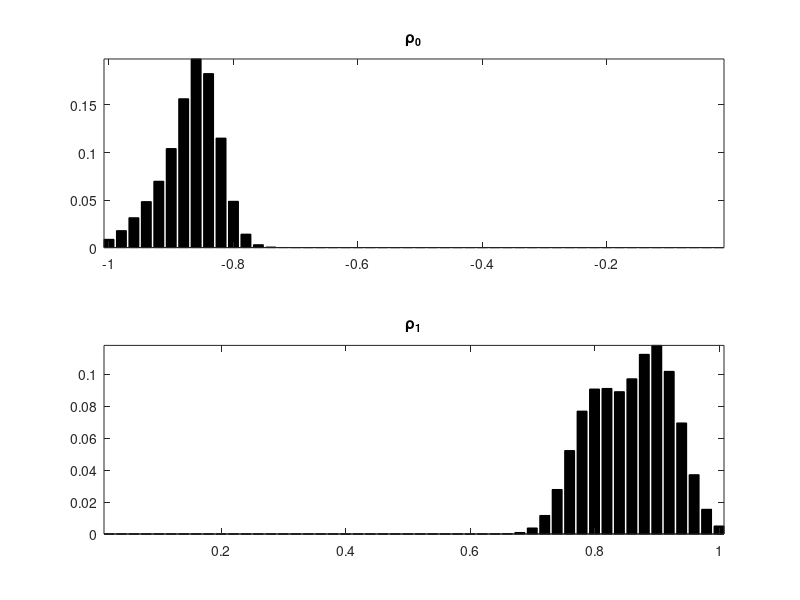

The MATLAB script that drew this image: (Note: this script raises an error after producing the figure.)
%% Generalized multimarginal problem: Guaasian Case
%% Consider the Generalized multimarginal problem, in which we now have two 
%% (or even more) toll placed at location, say x_{0} and y_{0}. The time 
%% variable now becomes t_{1} and t_{2} which is the moments of the particles 
%% throught the first and the second toll. The cost matrix is defined as follows:
% C_{x,y,t1,t2} = (x-x_{0})^{2}/t_1 + (y_{0}-x_{0})^{2}/t_2 +
% (y-y_{0})^{2}/(T-t_1-t_2)

% In the experiment, we set T=1, x_{0} = -0.2, y_{0} = 0.2;

clear all
clc


n1 = 50;  % (not exceed 1000)
n2 = 50;  % (not exceed 1000)

x = (0:n1-1)'/n1-1; % x \in [-1,0]
y = (1:n2)'/n2;     % y \in [ 0,1]

% Useful functions 
normalize = @(a)a/sum(a(:));                           % Normalization function 
Gaussian = @(x,t0,sigma)exp( -(x-t0).^2/(2*sigma^2) ); % Gaussian distribution generator

sigma1 = .02; sigma2 = .03; sigma3 = .04; sigma4 = .05;
% Marginal p
% p = Gaussian(x,-.9,sigma1);
p = 2.*Gaussian(x, -.9,sigma4) + 5.*Gaussian(x, -.85,sigma2);
% Marginal q
q = 3.*Gaussian(y, .8,sigma3) + 4.*Gaussian(y, .9,sigma3);
% q = Gaussian(y, .2,sigma2) + Gaussian(y, .8,sigma3);


p = normalize(p);
q = normalize(q);

% Plot the two distributions p and q
figure(1)
subplot(2,1,1);
bar(x, p, 'k'); axis tight;
title('\rho_{0}')
subplot(2,1,2);
bar(y, q, 'k'); axis tight;
title('\rho_{1}')


%% Define the time t_{i} \in [0, T] (tk):
% Discretization of the time mariginal by nt (not exceed 500)
nt1 = 50;
nt2 = 50;
% Define the time interval [0,T], notice that T is not neccesary to be 1.
T = 1;
t1 = T*(1-0.01:nt1-0.01)'/nt1;
t2 = T*(1-0.015:nt2-0.015)'/nt2;

%% Define the cost function C(x,y,t):
[X,Y,T1,T2] = ndgrid(x,y,t1,t2);
Cpq = (X+0.3).^2./T1 + (Y-0.3).^2./(T-T2);
Ctt = (0.8).^2./(T2-T1);

Ctt(Ctt<=0) = 10e4;
C = Cpq+Ctt;

C(C==Inf) = 10e4;
C(isnan(C)) = 0;
%% CVX solver 
% The CVX solver: MOSEK needs to be installed. 
% The sum function in the CVX package do not support high dimension summation
% The capacity constraint should be larger than 1: cap*T/nt>1

% Define the capacity 
cap1 = 1.1;
cap2 = 1.1;
capacity1 = cap1*T/nt1;
capacity2 = cap2*T/nt2;

cvx_begin
cvx_solver mosek
cvx_precision best  % Options: low, medium, default, high, best
    variable Pi(n1,n2,nt1,nt2)
    variable rk1(nt1)
    variable rk2(nt2)
    minimize( sum(sum(sum(sum(C.*Pi)))) )
    subject to  
    % Define multi-marginal coupling counstraints:
    % 1.Marginal constraints on x coordinate
      squeeze( sum(sum(sum(permute(Pi,[2,3,4,1])))) ) == p;
    % 2.Marginal constraints on y coordinate   
      squeeze( sum(sum(sum(permute(Pi,[3,4,1,2])))) ) == q;
    % 3.Marinigal on t1-coordinate
      squeeze( sum(sum(sum(permute(Pi,[4,1,2,3])))) ) == rk1;
    % 4.Marinigal on t1-coordinate
      squeeze( sum(sum(sum(Pi))) ) == rk2; 
    % 4.Element-wise lower bound for \Pi
      Pi >= 0;
    % 5.Capacity/Toll constraints
        0 <= rk1 <= capacity1;    % r1_{k} with upperbound,
        %0 <= rk1;                  % r1_{k} without upperbound.
        0 <= rk2 <= capacity2;    % r2_{k} with upperbound,
        %0 <= rk2;                  % r2_{k} without upperbound.      
cvx_end


%% Constraints and Marginals checking
fprintf('Constraints deviation (should be 0):'); 
sum( squeeze( sum(sum(sum(permute(Pi,[2,3,4,1])))) ) - p )
sum( squeeze( sum(sum(sum(permute(Pi,[3,4,1,2])))) ) - q )
sum( squeeze( sum(sum(sum(permute(Pi,[4,1,2,3])))) )- rk1 )
sum( squeeze( sum(sum(sum(Pi))) ) - rk2 )

% Show that t marginal is a prbability measure
fprintf('Time marginals probability vector check (should be 1):'); 
sum(rk1)
sum(rk2)

%% testing t-marginals

figure()
subplot(2,1,1);
bar(t1,rk1,'k');
title('r1_{t}')
subplot(2,1,2);
bar(t2,rk2,'k');
title('r2_{t}')


%% Generate new coordinates for 3D plot
xx = x;
xy = zeros(size(xx));
xp = [xx,xy,p];

yy = y;
yx= ones(size(yy));
yq = [yy,yx,q];

toll_1_loc = -0.4;
toll_2_loc = 0.4;
ty1 = t1;
tx1 = (toll_1_loc).*ones(size(ty1));

ty2 = t2;
tx2 = (toll_2_loc).*ones(size(ty2));

%% figure: Line plot3
figure()
p1 = plot3(xx,xy,p,'LineWidth',2);
hold on
p2 = plot3(yy,yx,q,'LineWidth',2);
toll_1 = plot3(tx1,ty1,rk1,'LineWidth',1,'Color','k');
toll_2 = plot3(tx2,ty2,rk2,'LineWidth',1,'Color','k');

hold off
grid on
xlabel('Space')
ylabel('Time')
zlabel('Probability Density')
title('Two tolls')

%% Couplings 
pt1Coupling = squeeze(sum(Pi,[2,4]));
qt2Coupling = squeeze(sum(Pi,[1,3]));
tollCoupling = squeeze(sum(Pi,[1,2]));

figure()
p1 = plot3(xx(1:30),xy(1:30),p(1:30),'LineWidth',2,'Color','k');
hold on
p2 = plot3(yy(20:50),yx(20:50),q(20:50),'LineWidth',2,'Color','k');

toll_1 = plot3(tx1,ty1,rk1,'LineWidth',1,'Color','k');
toll_2 = plot3(tx2,ty2,rk2,'LineWidth',1,'Color','k');


[Ipt,Jp,~] = find(pt1Coupling);
for ipt=1:length(Ipt)
    pt_assignement = plot([xp(Ipt(ipt),1),tx1(Jp(ipt))],[xp(Ipt(ipt),2),ty1(Jp(ipt))],'LineWidth',3,'Color',[0.8 0.8 0.8]);
end

% qt Coupling (order fixed):
[Iqt,Jqt,~] = find(qt2Coupling);
for iqt=1:length(Iqt)
    qt_assignement = plot([yq(Iqt(iqt),1),tx2(Jqt(iqt))],[yq(Iqt(iqt),2),ty2(Jqt(iqt))],'LineWidth',3,'Color',[0.8 0.8 0.8]);
end

% tolls Coupling (order fixed):
[Itt,Jtt,~] = find(tollCoupling);
for iqt=1:length(Itt)
    qt_assignement = plot([tx1(Itt(iqt)),tx2(Jtt(iqt))],[ty1(Itt(iqt)),ty2(Jtt(iqt))],'LineWidth',3,'Color',[0.8 0.8 0.8]);
end

% t-axis plot
plot([toll_1_loc,toll_1_loc],[0,1],'LineWidth',2,'Color','k');
plot([toll_2_loc,toll_2_loc],[0,1],'LineWidth',2,'Color','k');

yarea1 = [.06 .06 .7 .72];
yarea2 = [.57 .6 .917 .917];
xarea1 = toll_1_loc*ones(size(yarea1));
xarea2 = toll_2_loc*ones(size(yarea2));
zarea1 = [0 capacity1 capacity1 0];
zarea2 = [0 capacity2 capacity2 0];

toll_1 = fill3(xarea1,yarea1,zarea1, [0.6350 0.0780 0.1840]);
toll_1.FaceAlpha = 0.7;
toll_2 = fill3(xarea2,yarea2,zarea2, [0 0.4470 0.7410]);
toll_2.FaceAlpha = 0.7;

ax = gca;
ax.FontSize = 13; 
hold off
xlabel('Space','FontSize',14)
ylabel('Time','FontSize',14)
zlabel('Density','FontSize',14)
view([-10 40])


%% %%%%%%%%%%%%%%%%%%%%%%%%%%%%%%%%%%%%%%%%%%%%%%%%%%%%%%%%%%%%%%%%%%%%%%%%
%% Plot x-t0 coupling and y-t1 coupling
pt0Coupling = squeeze(sum(Pi,[2,4]));
qt1Coupling = squeeze(sum(Pi,[1,3]));
pqCoupling  = squeeze(sum(Pi,[3,4]));


figure()
hold on 
area(x,-p);
plot(rk1,t1,'LineWidth',2);
% area(Dt',t0');
XX1 = [0 max(rk1) max(rk1) 0];
list1 = find(rk1==max(rk1));
list2 = find(rk1==0);
% YY1 = [0 t0(list1(1)) t0(list1(end)) t0(list2(1))];
% patch(XX1,YY1,[0.8500 0.3250 0.0980]);

% Coupling plot
[I,J] = find(pt0Coupling>0.000001);
 for i=1:length(I)
     pt_assignement = plot(x(I(i)),t1(J(i)),'o','Color','k','MarkerSize',...
     300*pt0Coupling(I(i),J(i)),'MarkerFaceColor','k');
 end

hold off
xlabel('X','FontSize',18)
ylabel('T_{dep}','FontSize',18)
axis tight
title('Coupling: (\mu, t_{dep})','FontSize',18)

%%
figure()
hold on
area(y, -q);
plot(-rk2,t2,'LineWidth',2);

XX2 = [0 -max(rk2) -max(rk2) 0];
list1 = find(rk2==max(rk2));
list2 = find(rk2==0);
% YY2 = [t1(list2(end-1)) t1(list1(1)) t1(list1(end)) 1];
% patch(XX2,YY2,[0.8500 0.3250 0.0980]);

[I,J] = find(qt1Coupling>0.000001);
 for i=1:length(I)
     pt_assignement = plot(y(I(i)),t2(J(i)),'o','Color','k','MarkerSize',...
     300*qt1Coupling(I(i),J(i)),'MarkerFaceColor','k');
 end
hold off
axis tight;
title('Coupling: (\nu, t_{arr})','FontSize',18)
xlabel('Y','FontSize',18)
ylabel('T_1','FontSize',18)


%%
figure()
hold on
plot(x, p, 'LineWidth',2);
plot(-q, y, 'LineWidth',2);
[I,J] = find(pqCoupling>0.000001);
 for i=1:length(I)
     pt_assignement = plot(x(I(i)),y(J(i)),'-o','Color','k','MarkerSize',...
     100*pqCoupling(I(i),J(i)),'MarkerFaceColor','k');
 end
 
hold off
axis tight;
title('Coupling:(\mu,\nu)','FontSize',18)
xlabel('X','FontSize',18)
ylabel('Y','FontSize',18)



